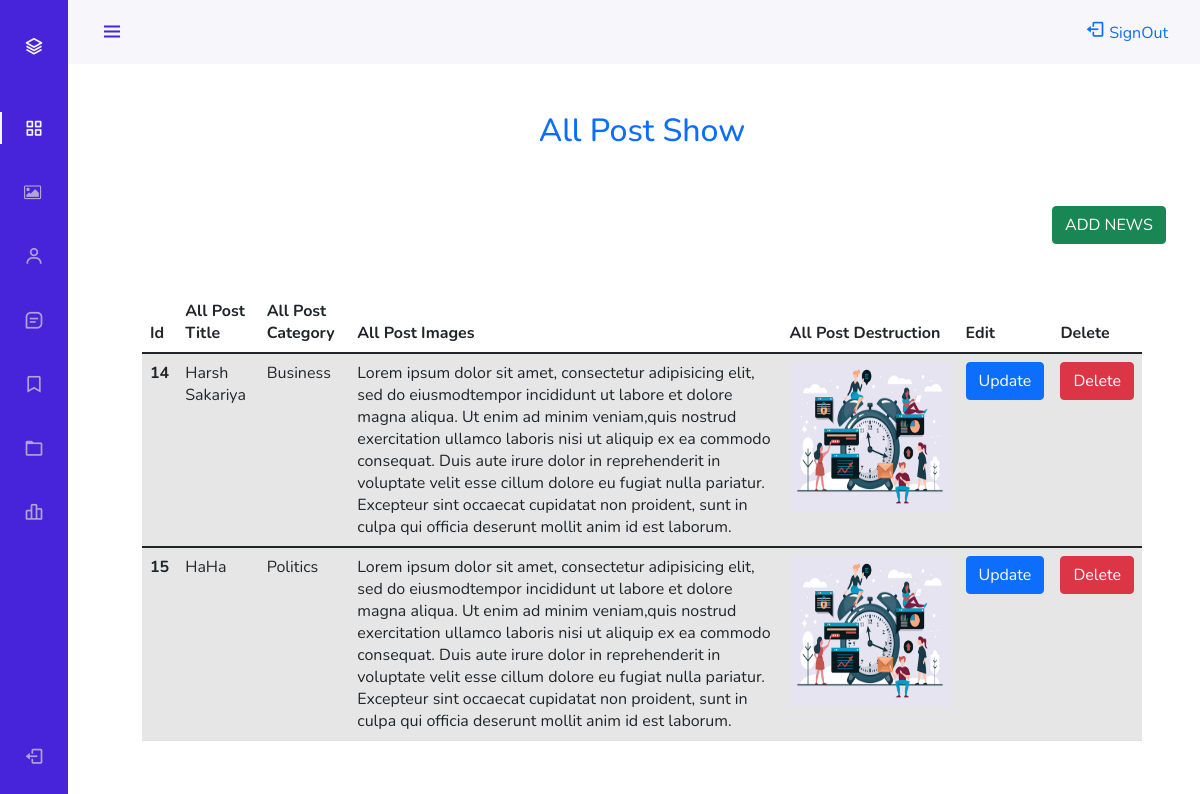
The app's page /admin/allpost_show.php with its own data.
### tables this page shows
CREATE TABLE `allpost` (
  `allpost_id` int(11) NOT NULL,
  `cat_id` int(11) NOT NULL,
  `allpost_title` varchar(5000) NOT NULL,
  `allpost_destruction` varchar(5000) NOT NULL,
  `allpost_image` varchar(500) NOT NULL
);

CREATE TABLE `category` (
  `cat_id` int(11) NOT NULL,
  `cat_name` varchar(50) NOT NULL
);

### admin/allpost_show.php (the view, shortened to what this page needs)
<?php include 'header.php'; ?>
<!DOCTYPE html>
<html>
<head>
</head>
<body>
 <h2 class="text-center pt-5 text-primary">All Post Show</h2>
  <div class="container pt-5">
 <a href="allpost_insert.php"><button type="button" class="btn btn-success" style="margin-left:940px ;">ADD NEWS</button></a>
 </div>
 <table class="table table-striped mt-5 m-auto" style="width: 1000px;">
  <thead>
    <tr>
      <th scope="col">Id</th>
      <th scope="col">All Post Title</th>
      <th scope="col">All Post Category</th>
      <th scope="col">All Post Images</th>
      <th scope="col">All Post Destruction</th>
      <th scope="col">Edit</th>
      <th scope="col">Delete</th>
    </tr>
  </thead>
  <tbody>
    <?php
    include("connect.php");
    $temp=mysqli_query($con,"SELECT category.cat_name,allpost.allpost_id,allpost.allpost_title,allpost.allpost_destruction,allpost.allpost_image FROM allpost JOIN category  ON category.cat_id = allpost.cat_id");
    while($data=mysqli_fetch_array($temp))
    {
      ?>
      <tr>
        <th scope="row"><?php echo $data['allpost_id']; ?></th>
        <td><?php echo $data['allpost_title']; ?></td>
        <td><?php echo $data['cat_name']; ?></td>
        <td><?php echo $data['allpost_destruction'];?></td>
        <td><img height=150px width=160px src="<?php echo $data['allpost_image']; ?>"></td>
        <td><a href="allpost_update.php?id=<?php echo $data['allpost_id']; ?>"
          class="text-primary"><button type="button" class="btn btn-primary">Update</button></a></td>
        <td><a href="allpost_delete.php?uidi=<?php echo $data['allpost_id']; ?>"
            class="text-primary"><button type="button" class="btn btn-danger">Delete</button></a></td>
          </tr>
        </tbody>
        <?php
      }
      ?>
    </table>
  </body>
  </html>

### admin/header.php (style rules this page uses)
:root { --header-height: 3rem; --nav-width: 68px; --first-color: #4723D9; --first-color-light: #AFA5D9; --white-color: #F7F6FB; --body-font: 'Nunito', sans-serif; --normal-font-size: 1rem; --z-fixed: 100 }
body { position: relative; margin: var(--header-height) 0 0 0; padding: 0 1rem; font-family: var(--body-font); font-size: var(--normal-font-size); transition: .5s }
a { text-decoration: none }
@media screen and (min-width: 768px) { body { margin: calc(var(--header-height) + 1rem) 0 0 0; padding-left: calc(var(--nav-width) + 2rem) } }

### records on screen
allpost: allpost_id "14", allpost_title "Harsh Sakariya", cat.cat_name "Business", allpost_destruction "Lorem ipsum dolor sit amet, consectetur adipisicing elit, sed do eiusmodtempor incididunt ut labore et dolore magna aliqua. Ut enim ad minim veniam,quis nostrud exercitation ullamco laboris nisi ut aliquip ex ea commodo consequat. Duis aute irure dolor in reprehenderit in voluptate velit esse cillum dolore eu fugiat nulla pariatur. Excepteur sint occaecat cupidatat non proident, sunt in culpa qui officia deserunt mollit anim id est laborum.", allpost_image (picture)
allpost: allpost_id "15", allpost_title "HaHa", cat.cat_name "Politics", allpost_destruction "Lorem ipsum dolor sit amet, consectetur adipisicing elit, sed do eiusmodtempor incididunt ut labore et dolore magna aliqua. Ut enim ad minim veniam,quis nostrud exercitation ullamco laboris nisi ut aliquip ex ea commodo consequat. Duis aute irure dolor in reprehenderit in voluptate velit esse cillum dolore eu fugiat nulla pariatur. Excepteur sint occaecat cupidatat non proident, sunt in culpa qui officia deserunt mollit anim id est laborum.", allpost_image (picture)
